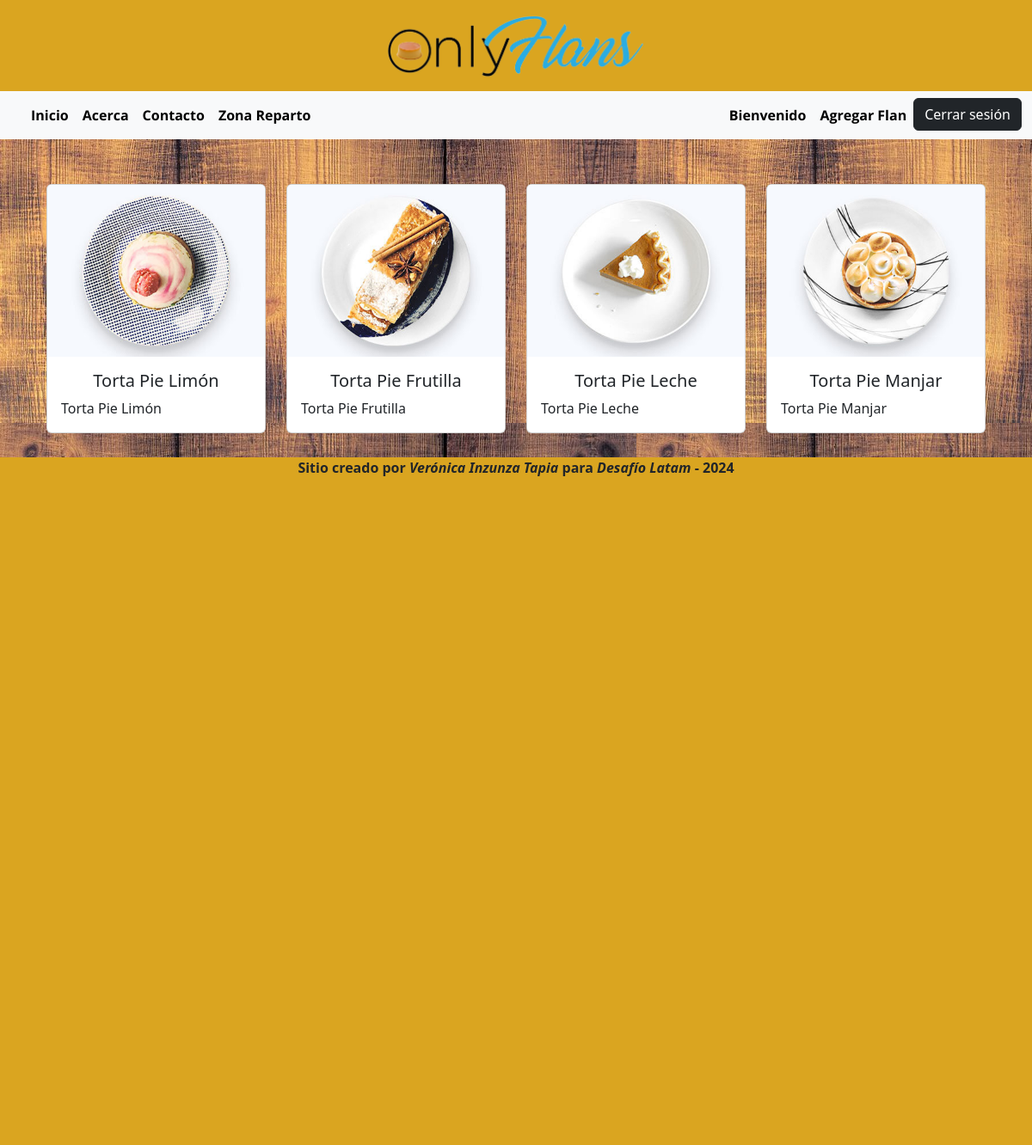
The page /web/welcome/ (signed in) on the database its author committed.
### web/models.py (models this page shows, shortened)
class Flan(models.Model):
    flan_uuid = models.UUIDField(default=uuid.uuid4, editable=False, unique=True)
    name = models.CharField(max_length=64)
    description = models.TextField()
    image = models.ImageField(upload_to='flanes/', null=True, blank=True)
    slug = models.SlugField()
    is_private = models.BooleanField()

### web/views.py (the view)
# urls.py: path('welcome/', welcome, name='welcome'),
@login_required
def welcome(request):
    flanes_privados = Flan.objects.filter(is_private=True)
    return render(request, 'welcome.html', {'flanes': flanes_privados})

### web/templates/welcome.html (shortened to what this page needs)
{% extends 'base.html' %}
{% block contenido %}
<div class="container">
    <div class="row">
        {% for flan in flanes %}
            <div class="col-lg-3 col-md-4 col-sm-6 mb-4">
                <div class="card h-100">
                    <a href="{% url 'detalle_flan' flan.id %}">
                        <img src="{{  flan.image.url }}" class="card-img-top fixed-size" alt="{{ flan.name }}">
                    </a>
                    <div class="card-body">
                        <h5 class="card-title text-center">{{ flan.name }}</h5>
                        <p class="card-text">{{ flan.description }}</p>
                    </div>
                </div>
            </div>
        {% endfor %}
    </div>
</div>
{% endblock %}

### web/static/css/style.css (style rules this page uses)
body { background-image: url("/static/img/madera.jpg"),url("/static/img/madera.jpg");background-color:#F7F3E3; }
.fixed-size { width: 100%; height: 200px; object-fit: cover; }

### rows shown on the page
Flan: image (picture), name "Torta Pie Limón", description "Torta Pie Limón"
Flan: image (picture), name "Torta Pie Frutilla", description "Torta Pie Frutilla"
Flan: image (picture), name "Torta Pie Leche", description "Torta Pie Leche"
Flan: image (picture), name "Torta Pie Manjar", description "Torta Pie Manjar"
